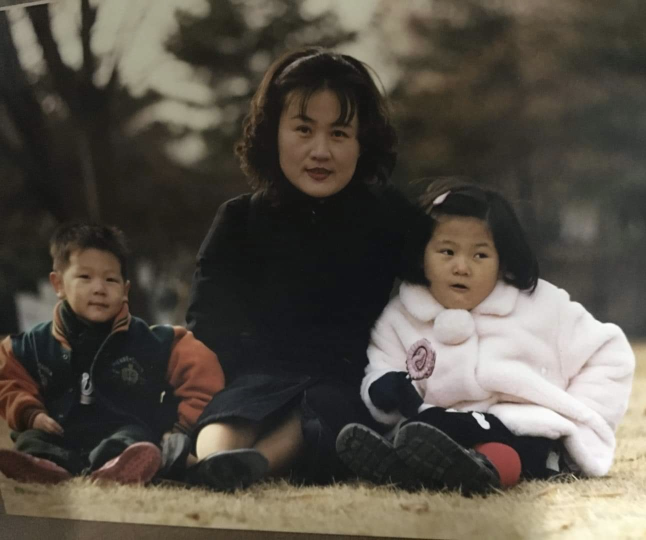
#> input picture 08.JupyterNotebook_Image Mixing/sample.jpg, 1292 x 1080 px (shown at 1/2 size)
$ jupyter execute 05.Self-Practice.ipynb
#> lines starting #> are read from the running program, lines starting #| are printed output that depends on the picture; after the words box and inside, x2 and y2 are one past the last pixel; in counts of white or black regions, pixels touching at a corner belong together
[cell 1]
import cv2
import numpy as np

[cell 2]
face_cascade = cv2.CascadeClassifier(cv2.data.haarcascades + 'haarcascade_frontalface_default.xml')
eye_cascade = cv2.CascadeClassifier(cv2.data.haarcascades + 'haarcascade_eye.xml')

[cell 3]
img = cv2.imread("./sample.jpg")
#> img is the input picture: shape (1080, 1292, 3); mean B, G, R 69.4, 78.6, 84.5
cv2.imshow("check", img)
cv2.waitKey(0)

[cell 4]
gray = cv2.cvtColor(img, cv2.COLOR_BGR2GRAY)
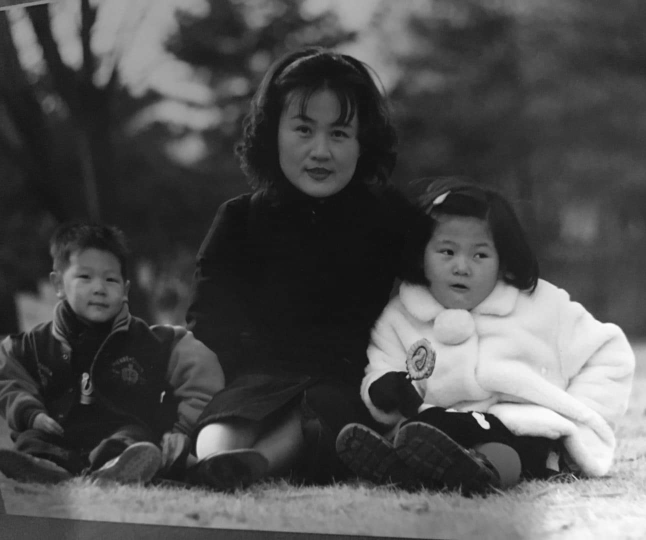
#> gray: shape (1080, 1292) (shown at 1/2 size); min 10, max 255, mean 79.3
faces = face_cascade.detectMultiScale(gray, 1.1, 4)
#> faces = [[125, 500, 141, 141], [839, 439, 171, 171], [538, 180, 211, 211]]

[cell 5]
face_crop = []
for (x, y, w, h) in faces:
    face_crop.append(img[y:(y+h), x:(x+w)])
#> this loop made 3 passes
#> after the loop, face_crop = 3 items

print(len(face_crop))
#| 3

[cell 6]
mask = np.zeros((683, 1024, 3), dtype='uint8')
cv2.rectangle(mask, (60, 50), (280, 280), (255, 255, 255), -1)
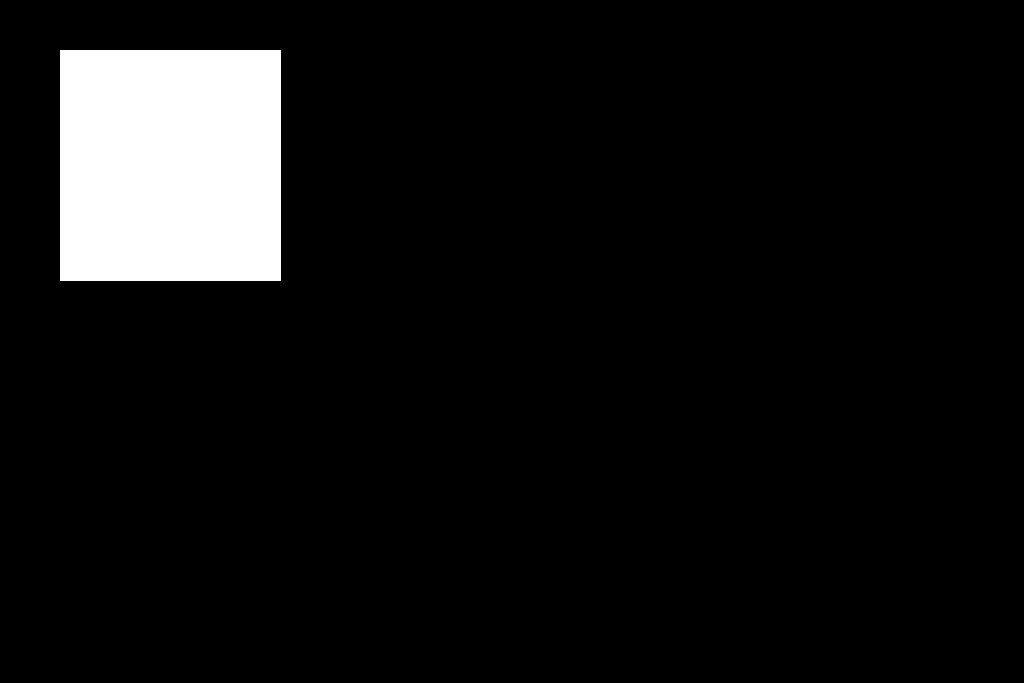
#> mask: shape (683, 1024, 3); 7.3% white; 1 white region, box (x1, y1, x2, y2) and area: (60, 50, 281, 281) 51051
cv2.rectangle(mask, (420, 50), (550, 230), (255, 255, 255), -1)
cv2.rectangle(mask, (750, 50), (920, 280), (255, 255, 255), -1)
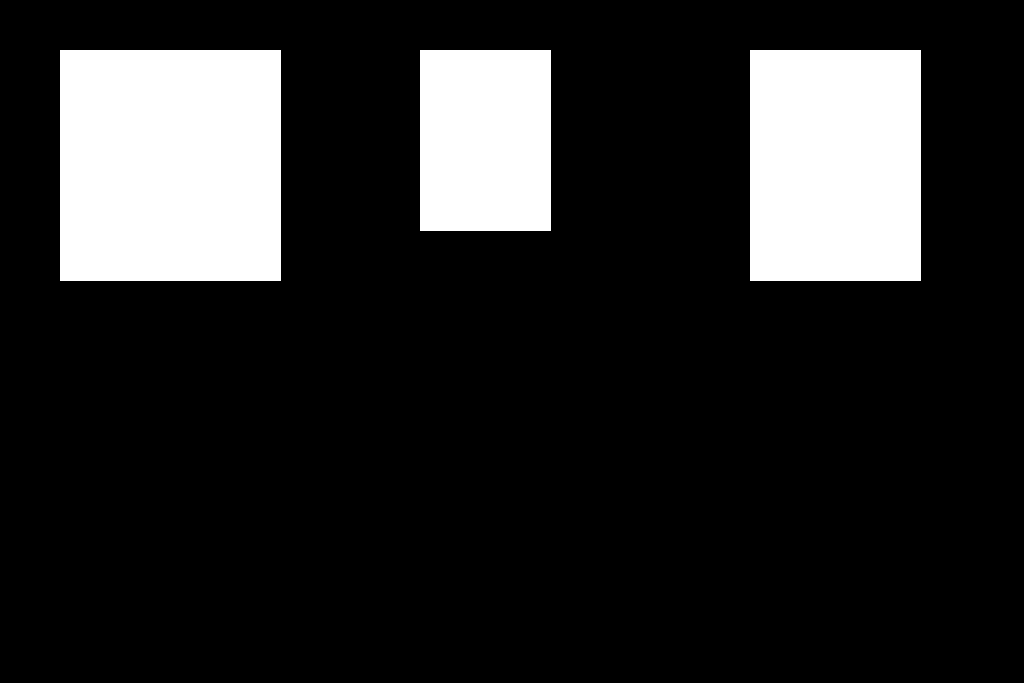
#> mask: shape (683, 1024, 3); 16.3% white; 3 white regions, box (x1, y1, x2, y2) and area: (60, 50, 281, 281) 51051, (750, 50, 921, 281) 39501, (420, 50, 551, 231) 23711

x_offset = [60,420,750]
y_offset = [50,50,50]

x_end = [280,550,920]
y_end =[280,230,280]

[cell 7]
for i in range(len(face_crop)-1):
    face_crop_resize1 = cv2.resize(face_crop[0],(x_end[0]-x_offset[0], y_end[0]-y_offset[0]))
    face_crop_resize2 = cv2.resize(face_crop[1],(x_end[1]-x_offset[1], y_end[1]-y_offset[1]))
    face_crop_resize3 = cv2.resize(face_crop[2],(x_end[2]-x_offset[2], y_end[2]-y_offset[2]))
#> this loop made 2 passes
#> pass 1, `face_crop_resize1 = cv2.resize(face_crop[0],(x_end[0]-x_offset[0], y_e..`:
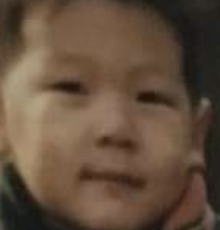
#> face_crop_resize1: shape (230, 220, 3); mean of channels 0, 1, 2 60.7, 78.6, 99.5; drawn as B, G, R
#> pass 1, `face_crop_resize2 = cv2.resize(face_crop[1],(x_end[1]-x_offset[1], y_e..`:
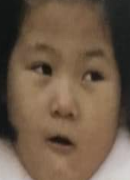
#> face_crop_resize2: shape (180, 130, 3); mean of channels 0, 1, 2 72.8, 91.6, 112; drawn as B, G, R
#> pass 1, `face_crop_resize3 = cv2.resize(face_crop[2],(x_end[2]-x_offset[2], y_e..`:
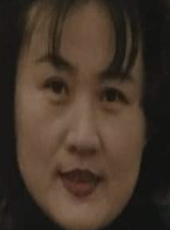
#> face_crop_resize3: shape (230, 170, 3); mean of channels 0, 1, 2 41.4, 53.4, 68.1; drawn as B, G, R

[cell 8]
mask[y_offset[0]:y_offset[0]+face_crop_resize1.shape[0],
     x_offset[0]:x_offset[0]+face_crop_resize1.shape[1]] = face_crop_resize1

mask[y_offset[1]:y_offset[1]+face_crop_resize2.shape[0],
     x_offset[1]:x_offset[1]+face_crop_resize2.shape[1]] = face_crop_resize2

mask[y_offset[2]:y_offset[2]+face_crop_resize3.shape[0],
     x_offset[2]:x_offset[2]+face_crop_resize3.shape[1]] = face_crop_resize3
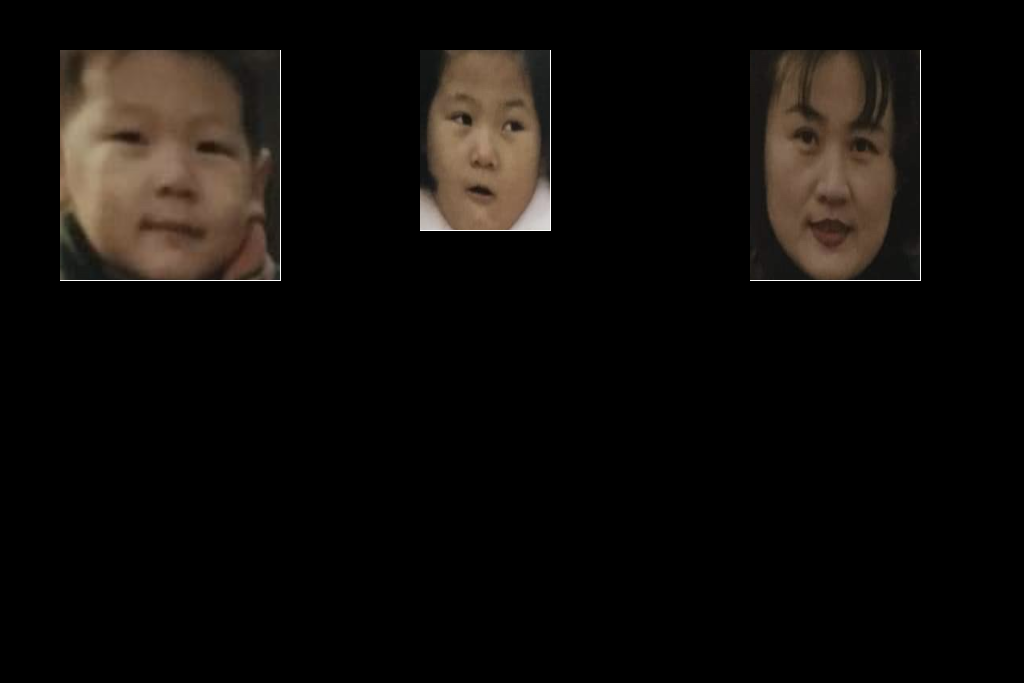
#> mask: shape (683, 1024, 3); mean of channels 0, 1, 2 9.6, 12.2, 15.2; drawn as B, G, R

$ run again, with 08.JupyterNotebook_Image Mixing/ex_image.png saved as 08.JupyterNotebook_Image Mixing/sample.jpg
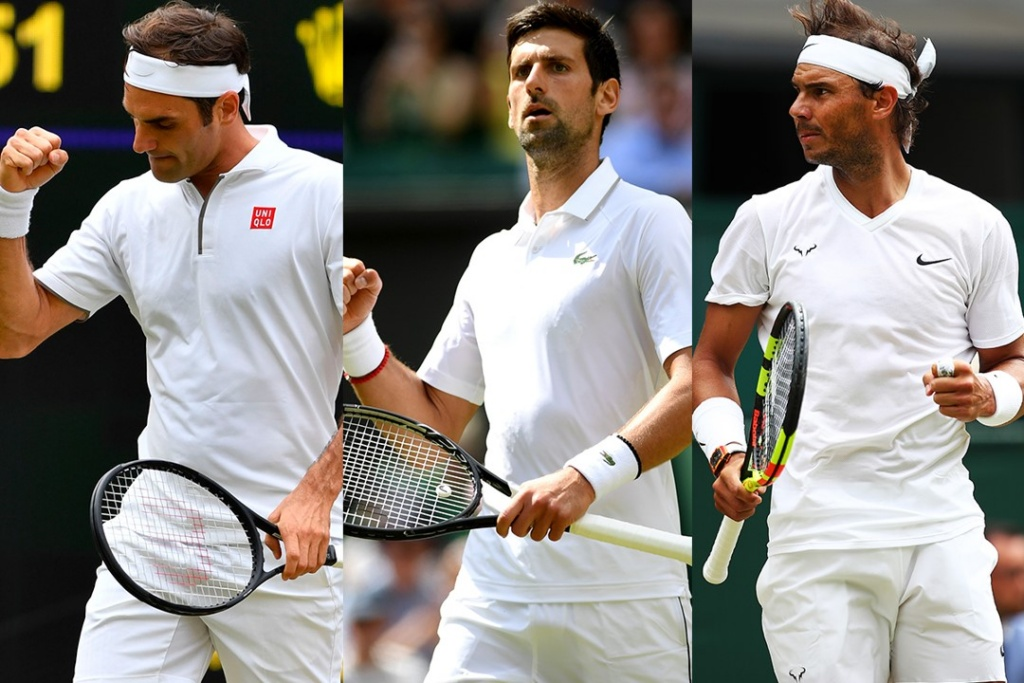
#> input picture 08.JupyterNotebook_Image Mixing/ex_image.png, 1024 x 683 px
#> img is the input picture: shape (683, 1024, 3); mean B, G, R 130.2, 135.3, 140.5
#> `gray = cv2.cvtColor(img, cv2.COLOR_BGR2GRAY)`:
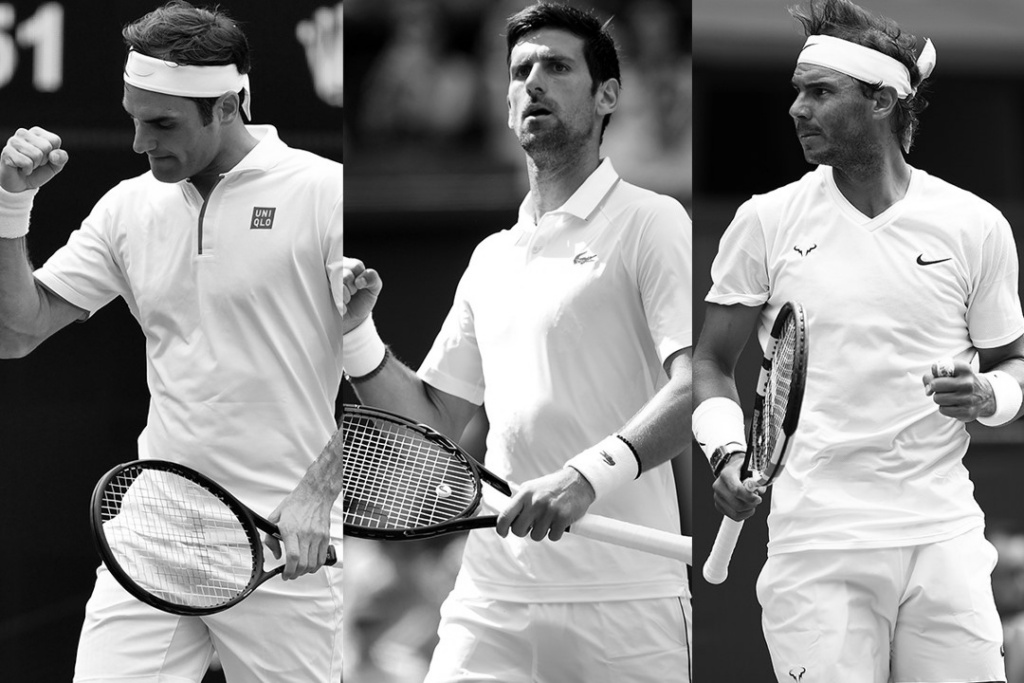
#> gray: shape (683, 1024); min 0, max 255, mean 136.3
#> faces = [[202, 526, 58, 58], [483, 27, 110, 110]]
#> the loop `for (x, y, w, h) in faces:` made 2 passes
#> after the loop `for (x, y, w, h) in faces:`: face_crop = 2 items
#| 2
#> `mask[y_offset[1]:y_offset[1]+face_crop_resize2.shape[0], x_offset[1]:x..`:
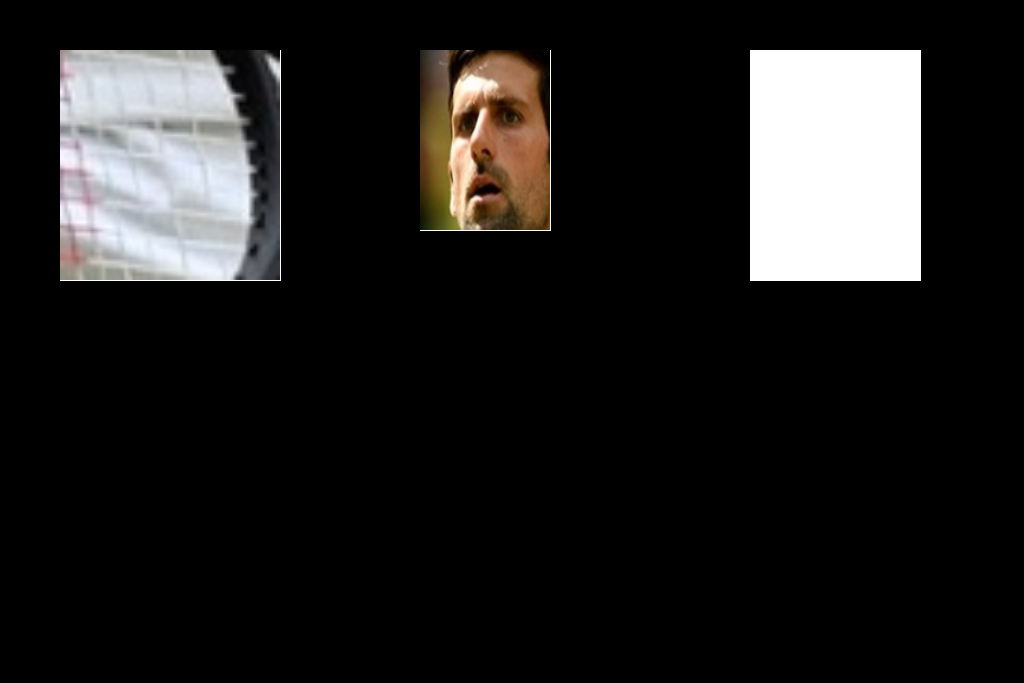
#> mask: shape (683, 1024, 3); mean of channels 0, 1, 2 29.8, 30.5, 31.5; drawn as B, G, R
